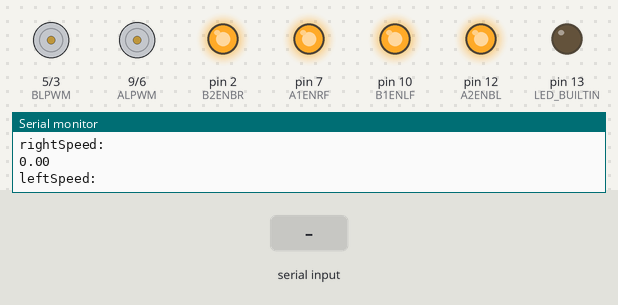
This sketch was run on a simulated Arduino Uno, built with avr-gcc and run on an emulated ATmega328P. Shown: motor-driver pin pairs drawn as motors (green arrow = first pin HIGH = forward, orange = second pin HIGH = backward, longer = more drive), output pins drawn as LEDs (lit = HIGH), the last lines printed to the serial monitor. Inputs (shaded band) come from the test bench.

Above: at 1.2 s.
1.3 s: "x,45\n" received over Serial
At 2.5 s:
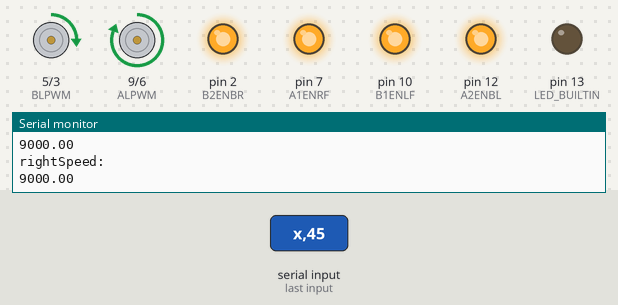
2.8 s: "x90\n" received over Serial
At 3.4 s:
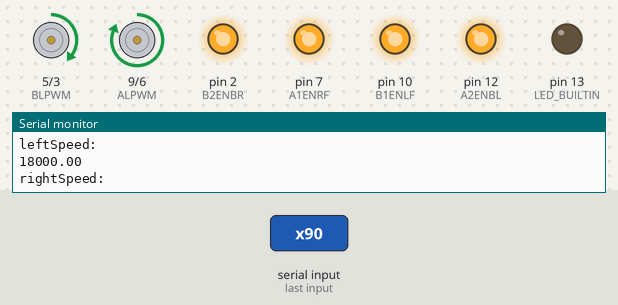
4.3 s: "z90\n" received over Serial
At 5.5 s:
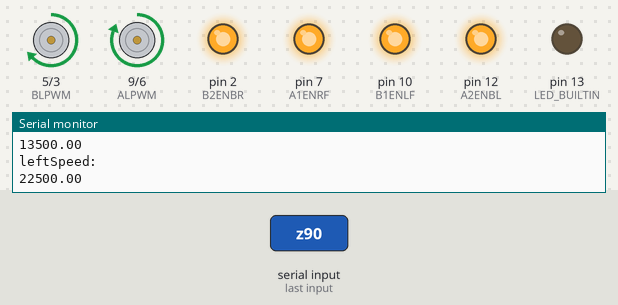
5.8 s: "x" received over Serial
At 7.4 s:
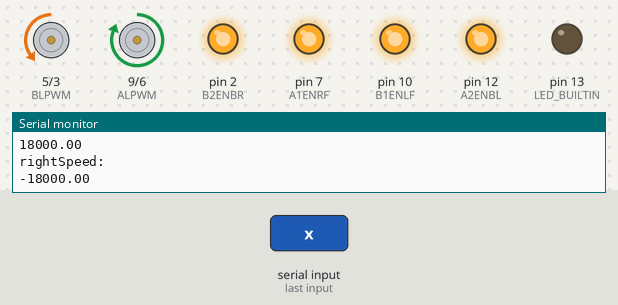
8.3 s: "z,45\n" received over Serial
At 8.9 s:
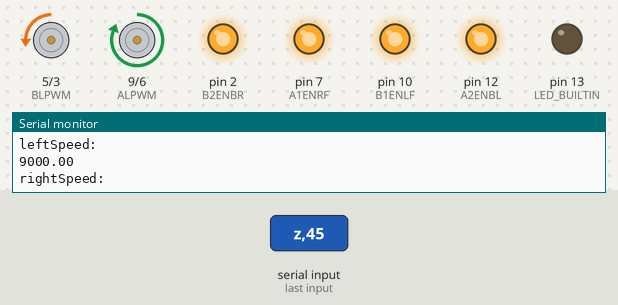
Timing chart, 0 to 10.8 s (numbered marks = the images above; inputs shaded):
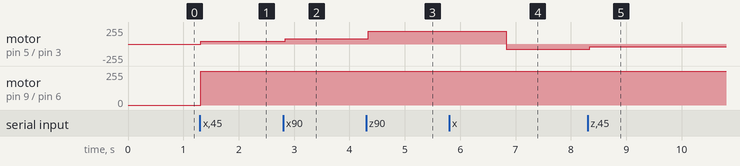

Measured:
- after the input at 1.3 s, motor on pin 5 (BLPWM) / pin 3 (BRPWM): stopped → forward 40/255 at once; motor on pin 9 (ALPWM) / pin 6 (ARPWM): stopped → forward 255/255 at once
- after the input at 2.8 s, motor on pin 5 (BLPWM) / pin 3 (BRPWM): forward 40/255 → forward 80/255 at once
- after the input at 4.3 s, motor on pin 5 (BLPWM) / pin 3 (BRPWM): forward 80/255 → forward 188/255 at once
- after the input at 5.8 s, motor on pin 5 (BLPWM) / pin 3 (BRPWM): forward 188/255 → backward 80/255 after 1.0 s
- after the input at 8.3 s, motor on pin 5 (BLPWM) / pin 3 (BRPWM): backward 80/255 → backward 40/255 at once

The sketch:

serial_joystick.ino
```cpp
#define x_factor 200
#define z_factor 50

// left
#define ARPWM 6
#define ALPWM 9
#define A1ENRF 7
#define A2ENBL 12

// right
#define BRPWM 3
#define BLPWM 5
#define B1ENLF 10
#define B2ENBR 2


// Global variables to store speed values
float x = 0.0; // Speed in forward/backward direction (0 to 1 for forward, -1 to 0 for backward)
float z = 0.0; // Speed in left/right turning (-1 to 1)

void setup() {
  // Initialize serial communication
  Serial.begin(9600);
  pinMode(LED_BUILTIN, OUTPUT);

  // Set motor driver pins as outputs
  pinMode(ARPWM, OUTPUT);
  pinMode(ALPWM, OUTPUT);
  pinMode(A1ENRF, OUTPUT);
  pinMode(A2ENBL, OUTPUT);

  pinMode(BRPWM, OUTPUT);
  pinMode(BLPWM, OUTPUT);
  pinMode(B1ENLF, OUTPUT);
  pinMode(B2ENBR, OUTPUT);

  // enable the motor drivers
  digitalWrite(A1ENRF, HIGH);
  digitalWrite(A2ENBL, HIGH);
  digitalWrite(B1ENLF, HIGH);
  digitalWrite(B2ENBR, HIGH);
}

void loop() {
  // Read data from serial monitor if available
  if (Serial.available() > 0) {
    // Read the incoming character
    char command = Serial.read();

    // Check if the received command is 'x' or 'z'
    if (command == 'x' || command == 'z') {
      // Read the value associated with the command
      float value = Serial.parseFloat();

      // Update global variables based on the command
      if (command == 'x') {
        x = value;
      } else if (command == 'z') {
        z = value;
      }
    }
  }

  // Adjust motor speeds based on the values of x and z
  // speed will be purely rotational if x == 0, otherwise it will be a combined effect of x and z, where x is dominating
  float leftSpeed = x == 0.0 ? (z * x_factor) : (x * x_factor) + (z * z_factor);
  float rightSpeed = x == 0.0 ? (z * x_factor * (-1)) : (x * x_factor) - (z * z_factor);

  // set motor PWM values
  // left
  if(leftSpeed >= 0){

    analogWrite(ALPWM, abs(leftSpeed));
    analogWrite(ARPWM, 0);
  } else if(leftSpeed < 0){
    analogWrite(ALPWM, 0);
    analogWrite(ARPWM, abs(leftSpeed));
  }

  // right
  if(rightSpeed >= 0){
    analogWrite(BLPWM, abs(rightSpeed));
    analogWrite(BRPWM, 0);
  } else if(rightSpeed < 0){
    analogWrite(BLPWM, 0);
    analogWrite(BRPWM, abs(rightSpeed));
  }
  Serial.println("leftSpeed:");
  Serial.println(leftSpeed);
  Serial.println("rightSpeed:");
  Serial.println(rightSpeed);
}
```
